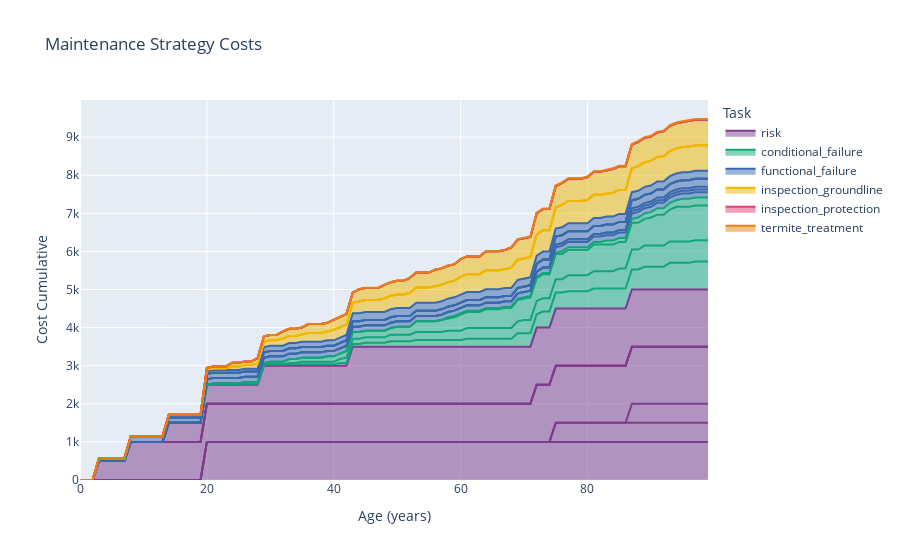

Source (notebook cell):
### Code cell
comp.units = model_units
comp.mc_timeline(t_end=t_end, n_iterations=n_iterations)
comp.expected_risk_cost_df()
comp.plot_ms()

### Figure 1 — Plotly figure (JSON) as saved in the notebook; plotly's stock layout.template omitted (floating-point values rounded to 4 significant figures)
{"data": [{"hovertemplate": "Task=risk<br>Failure Mode=termites<br>Age (years)=%{x}<br>Cost Cumulative=%{y}<extra></extra>", "legendgroup": "risk", "line": {"color": "rgb(127, 60, 141)"}, "mode": "lines", "name": "risk", "orientation": "v", "showlegend": true, "stackgroup": "1", "type": "scatter", "x": [0, 1, 2, 3, 4, 5, 6, 7, 8, 9, 10, 11, 12, 13, 14, 15, 16, 17, 18, 19, 20, 21, 22, 23, 24, 25, 26, 27, 28, 29, 30, 31, 32, 33, 34, 35, 36, 37, 38, 39, 40, 41, 42, 43, 44, 45, 46, 47, 48, 49, 50, 51, 52, 53, 54, 55, 56, 57, 58, 59, 60, 61, 62, 63, 64, 65, 66, 67, 68, 69, 70, 71, 72, 73, 74, 75, 76, 77, 78, 79, 80, 81, 82, 83, 84, 85, 86, 87, 88, 89, 90, 91, 92, 93, 94, 95, 96, 97, 98, 99], "xaxis": "x", "y": [0, 0, 0, 0, 0, 0, 0, 0, 0, 0, 0, 0, 0, 0, 0, 0, 0, 0, 0, 0, 1000, 1000, 1000, 1000, 1000, 1000, 1000, 1000, 1000, 1000, 1000, 1000, 1000, 1000, 1000, 1000, 1000, 1000, 1000, 1000, 1000, 1000, 1000, 1000, 1000, 1000, 1000, 1000, 1000, 1000, 1000, 1000, 1000, 1000, 1000, 1000, 1000, 1000, 1000, 1000, 1000, 1000, 1000, 1000, 1000, 1000, 1000, 1000, 1000, 1000, 1000, 1000, 1000, 1000, 1000, 1000, 1000, 1000, 1000, 1000, 1000, 1000, 1000, 1000, 1000, 1000, 1000, 1000, 1000, 1000, 1000, 1000, 1000, 1000, 1000, 1000, 1000, 1000, 1000, 1000], "yaxis": "y"}, {"hovertemplate": "Task=risk<br>Failure Mode=fungal decay | external<br>Age (years)=%{x}<br>Cost Cumulative=%{y}<extra></extra>", "legendgroup": "risk", "line": {"color": "rgb(127, 60, 141)"}, "mode": "lines", "name": "risk", "orientation": "v", "showlegend": false, "stackgroup": "1", "type": "scatter", "x": [0, 1, 2, 3, 4, 5, 6, 7, 8, 9, 10, 11, 12, 13, 14, 15, 16, 17, 18, 19, 20, 21, 22, 23, 24, 25, 26, 27, 28, 29, 30, 31, 32, 33, 34, 35, 36, 37, 38, 39, 40, 41, 42, 43, 44, 45, 46, 47, 48, 49, 50, 51, 52, 53, 54, 55, 56, 57, 58, 59, 60, 61, 62, 63, 64, 65, 66, 67, 68, 69, 70, 71, 72, 73, 74, 75, 76, 77, 78, 79, 80, 81, 82, 83, 84, 85, 86, 87, 88, 89, 90, 91, 92, 93, 94, 95, 96, 97, 98, 99], "xaxis": "x", "y": [0, 0, 0, 0, 0, 0, 0, 0, 0, 0, 0, 0, 0, 0, 0, 0, 0, 0, 0, 0, 0, 0, 0, 0, 0, 0, 0, 0, 0, 0, 0, 0, 0, 0, 0, 0, 0, 0, 0, 0, 0, 0, 0, 0, 0, 0, 0, 0, 0, 0, 0, 0, 0, 0, 0, 0, 0, 0, 0, 0, 0, 0, 0, 0, 0, 0, 0, 0, 0, 0, 0, 0, 0, 0, 0, 500, 500, 500, 500, 500, 500, 500, 500, 500, 500, 500, 500, 500, 500, 500, 500, 500, 500, 500, 500, 500, 500, 500, 500, 500], "yaxis": "y"}, {"hovertemplate": "Task=risk<br>Failure Mode=fungal decay | internal<br>Age (years)=%{x}<br>Cost Cumulative=%{y}<extra></extra>", "legendgroup": "risk", "line": {"color": "rgb(127, 60, 141)"}, "mode": "lines", "name": "risk", "orientation": "v", "showlegend": false, "stackgroup": "1", "type": "scatter", "x": [0, 1, 2, 3, 4, 5, 6, 7, 8, 9, 10, 11, 12, 13, 14, 15, 16, 17, 18, 19, 20, 21, 22, 23, 24, 25, 26, 27, 28, 29, 30, 31, 32, 33, 34, 35, 36, 37, 38, 39, 40, 41, 42, 43, 44, 45, 46, 47, 48, 49, 50, 51, 52, 53, 54, 55, 56, 57, 58, 59, 60, 61, 62, 63, 64, 65, 66, 67, 68, 69, 70, 71, 72, 73, 74, 75, 76, 77, 78, 79, 80, 81, 82, 83, 84, 85, 86, 87, 88, 89, 90, 91, 92, 93, 94, 95, 96, 97, 98, 99], "xaxis": "x", "y": [0, 0, 0, 0, 0, 0, 0, 0, 0, 0, 0, 0, 0, 0, 0, 0, 0, 0, 0, 0, 0, 0, 0, 0, 0, 0, 0, 0, 0, 0, 0, 0, 0, 0, 0, 0, 0, 0, 0, 0, 0, 0, 0, 0, 0, 0, 0, 0, 0, 0, 0, 0, 0, 0, 0, 0, 0, 0, 0, 0, 0, 0, 0, 0, 0, 0, 0, 0, 0, 0, 0, 0, 0, 0, 0, 0, 0, 0, 0, 0, 0, 0, 0, 0, 0, 0, 0, 500, 500, 500, 500, 500, 500, 500, 500, 500, 500, 500, 500, 500], "yaxis": "y"}, {"hovertemplate": "Task=risk<br>Failure Mode=lightning<br>Age (years)=%{x}<br>Cost Cumulative=%{y}<extra></extra>", "legendgroup": "risk", "line": {"color": "rgb(127, 60, 141)"}, "mode": "lines", "name": "risk", "orientation": "v", "showlegend": false, "stackgroup": "1", "type": "scatter", "x": [0, 1, 2, 3, 4, 5, 6, 7, 8, 9, 10, 11, 12, 13, 14, 15, 16, 17, 18, 19, 20, 21, 22, 23, 24, 25, 26, 27, 28, 29, 30, 31, 32, 33, 34, 35, 36, 37, 38, 39, 40, 41, 42, 43, 44, 45, 46, 47, 48, 49, 50, 51, 52, 53, 54, 55, 56, 57, 58, 59, 60, 61, 62, 63, 64, 65, 66, 67, 68, 69, 70, 71, 72, 73, 74, 75, 76, 77, 78, 79, 80, 81, 82, 83, 84, 85, 86, 87, 88, 89, 90, 91, 92, 93, 94, 95, 96, 97, 98, 99], "xaxis": "x", "y": [0, 0, 0, 500, 500, 500, 500, 500, 1000, 1000, 1000, 1000, 1000, 1000, 1000, 1000, 1000, 1000, 1000, 1000, 1000, 1000, 1000, 1000, 1000, 1000, 1000, 1000, 1000, 1000, 1000, 1000, 1000, 1000, 1000, 1000, 1000, 1000, 1000, 1000, 1000, 1000, 1000, 1000, 1000, 1000, 1000, 1000, 1000, 1000, 1000, 1000, 1000, 1000, 1000, 1000, 1000, 1000, 1000, 1000, 1000, 1000, 1000, 1000, 1000, 1000, 1000, 1000, 1000, 1000, 1000, 1000, 1500, 1500, 1500, 1500, 1500, 1500, 1500, 1500, 1500, 1500, 1500, 1500, 1500, 1500, 1500, 1500, 1500, 1500, 1500, 1500, 1500, 1500, 1500, 1500, 1500, 1500, 1500, 1500], "yaxis": "y"}, {"hovertemplate": "Task=risk<br>Failure Mode=weathering<br>Age (years)=%{x}<br>Cost Cumulative=%{y}<extra></extra>", "legendgroup": "risk", "line": {"color": "rgb(127, 60, 141)"}, "mode": "lines", "name": "risk", "orientation": "v", "showlegend": false, "stackgroup": "1", "type": "scatter", "x": [0, 1, 2, 3, 4, 5, 6, 7, 8, 9, 10, 11, 12, 13, 14, 15, 16, 17, 18, 19, 20, 21, 22, 23, 24, 25, 26, 27, 28, 29, 30, 31, 32, 33, 34, 35, 36, 37, 38, 39, 40, 41, 42, 43, 44, 45, 46, 47, 48, 49, 50, 51, 52, 53, 54, 55, 56, 57, 58, 59, 60, 61, 62, 63, 64, 65, 66, 67, 68, 69, 70, 71, 72, 73, 74, 75, 76, 77, 78, 79, 80, 81, 82, 83, 84, 85, 86, 87, 88, 89, 90, 91, 92, 93, 94, 95, 96, 97, 98, 99], "xaxis": "x", "y": [0, 0, 0, 0, 0, 0, 0, 0, 0, 0, 0, 0, 0, 0, 0, 0, 0, 0, 0, 0, 0, 0, 0, 0, 0, 0, 0, 0, 0, 0, 0, 0, 0, 0, 0, 0, 0, 0, 0, 0, 0, 0, 0, 0, 0, 0, 0, 0, 0, 0, 0, 0, 0, 0, 0, 0, 0, 0, 0, 0, 0, 0, 0, 0, 0, 0, 0, 0, 0, 0, 0, 0, 0, 0, 0, 0, 0, 0, 0, 0, 0, 0, 0, 0, 0, 0, 0, 0, 0, 0, 0, 0, 0, 0, 0, 0, 0, 0, 0, 0], "yaxis": "y"}, {"hovertemplate": "Task=risk<br>Failure Mode=fire_damage<br>Age (years)=%{x}<br>Cost Cumulative=%{y}<extra></extra>", "legendgroup": "risk", "line": {"color": "rgb(127, 60, 141)"}, "mode": "lines", "name": "risk", "orientation": "v", "showlegend": false, "stackgroup": "1", "type": "scatter", "x": [0, 1, 2, 3, 4, 5, 6, 7, 8, 9, 10, 11, 12, 13, 14, 15, 16, 17, 18, 19, 20, 21, 22, 23, 24, 25, 26, 27, 28, 29, 30, 31, 32, 33, 34, 35, 36, 37, 38, 39, 40, 41, 42, 43, 44, 45, 46, 47, 48, 49, 50, 51, 52, 53, 54, 55, 56, 57, 58, 59, 60, 61, 62, 63, 64, 65, 66, 67, 68, 69, 70, 71, 72, 73, 74, 75, 76, 77, 78, 79, 80, 81, 82, 83, 84, 85, 86, 87, 88, 89, 90, 91, 92, 93, 94, 95, 96, 97, 98, 99], "xaxis": "x", "y": [0, 0, 0, 0, 0, 0, 0, 0, 0, 0, 0, 0, 0, 0, 0, 0, 0, 0, 0, 0, 0, 0, 0, 0, 0, 0, 0, 0, 0, 0, 0, 0, 0, 0, 0, 0, 0, 0, 0, 0, 0, 0, 0, 0, 0, 0, 0, 0, 0, 0, 0, 0, 0, 0, 0, 0, 0, 0, 0, 0, 0, 0, 0, 0, 0, 0, 0, 0, 0, 0, 0, 0, 0, 0, 0, 0, 0, 0, 0, 0, 0, 0, 0, 0, 0, 0, 0, 0, 0, 0, 0, 0, 0, 0, 0, 0, 0, 0, 0, 0], "yaxis": "y"}, {"hovertemplate": "Task=risk<br>Failure Mode=impact<br>Age (years)=%{x}<br>Cost Cumulative=%{y}<extra></extra>", "legendgroup": "risk", "line": {"color": "rgb(127, 60, 141)"}, "mode": "lines", "name": "risk", "orientation": "v", "showlegend": false, "stackgroup": "1", "type": "scatter", "x": [0, 1, 2, 3, 4, 5, 6, 7, 8, 9, 10, 11, 12, 13, 14, 15, 16, 17, 18, 19, 20, 21, 22, 23, 24, 25, 26, 27, 28, 29, 30, 31, 32, 33, 34, 35, 36, 37, 38, 39, 40, 41, 42, 43, 44, 45, 46, 47, 48, 49, 50, 51, 52, 53, 54, 55, 56, 57, 58, 59, 60, 61, 62, 63, 64, 65, 66, 67, 68, 69, 70, 71, 72, 73, 74, 75, 76, 77, 78, 79, 80, 81, 82, 83, 84, 85, 86, 87, 88, 89, 90, 91, 92, 93, 94, 95, 96, 97, 98, 99], "xaxis": "x", "y": [0, 0, 0, 0, 0, 0, 0, 0, 0, 0, 0, 0, 0, 0, 500, 500, 500, 500, 500, 500, 500, 500, 500, 500, 500, 500, 500, 500, 500, 1000, 1000, 1000, 1000, 1000, 1000, 1000, 1000, 1000, 1000, 1000, 1000, 1000, 1000, 1500, 1500, 1500, 1500, 1500, 1500, 1500, 1500, 1500, 1500, 1500, 1500, 1500, 1500, 1500, 1500, 1500, 1500, 1500, 1500, 1500, 1500, 1500, 1500, 1500, 1500, 1500, 1500, 1500, 1500, 1500, 1500, 1500, 1500, 1500, 1500, 1500, 1500, 1500, 1500, 1500, 1500, 1500, 1500, 1500, 1500, 1500, 1500, 1500, 1500, 1500, 1500, 1500, 1500, 1500, 1500, 1500], "yaxis": "y"}, {"hovertemplate": "Task=conditional_failure<br>Failure Mode=termites<br>Age (years)=%{x}<br>Cost Cumulative=%{y}<extra></extra>", "legendgroup": "conditional_failure", "line": {"color": "rgb(17, 165, 121)"}, "mode": "lines", "name": "conditional_failure", "orientation": "v", "showlegend": true, "stackgroup": "1", "type": "scatter", "x": [0, 1, 2, 3, 4, 5, 6, 7, 8, 9, 10, 11, 12, 13, 14, 15, 16, 17, 18, 19, 20, 21, 22, 23, 24, 25, 26, 27, 28, 29, 30, 31, 32, 33, 34, 35, 36, 37, 38, 39, 40, 41, 42, 43, 44, 45, 46, 47, 48, 49, 50, 51, 52, 53, 54, 55, 56, 57, 58, 59, 60, 61, 62, 63, 64, 65, 66, 67, 68, 69, 70, 71, 72, 73, 74, 75, 76, 77, 78, 79, 80, 81, 82, 83, 84, 85, 86, 87, 88, 89, 90, 91, 92, 93, 94, 95, 96, 97, 98, 99], "xaxis": "x", "y": [0, 0, 0, 0, 0, 0, 0, 0, 0, 0, 0, 0, 0, 0, 0, 0, 0, 0, 0, 0, 0, 35, 35, 35, 35, 35, 35, 35, 35, 35, 35, 35, 35, 35, 35, 35, 35, 35, 35, 35, 35, 70, 70, 70, 70, 105, 105, 105, 105, 140, 140, 140, 140, 175, 175, 175, 175, 175, 175, 175, 175, 210, 210, 210, 210, 210, 210, 210, 210, 350, 350, 350, 350, 420, 420, 420, 420, 455, 455, 455, 455, 525, 525, 525, 525, 525, 525, 525, 525, 595, 595, 595, 595, 700, 700, 700, 700, 735, 735, 735], "yaxis": "y"}, {"hovertemplate": "Task=conditional_failure<br>Failure Mode=fungal decay | external<br>Age (years)=%{x}<br>Cost Cumulative=%{y}<extra></extra>", "legendgroup": "conditional_failure", "line": {"color": "rgb(17, 165, 121)"}, "mode": "lines", "name": "conditional_failure", "orientation": "v", "showlegend": false, "stackgroup": "1", "type": "scatter", "x": [0, 1, 2, 3, 4, 5, 6, 7, 8, 9, 10, 11, 12, 13, 14, 15, 16, 17, 18, 19, 20, 21, 22, 23, 24, 25, 26, 27, 28, 29, 30, 31, 32, 33, 34, 35, 36, 37, 38, 39, 40, 41, 42, 43, 44, 45, 46, 47, 48, 49, 50, 51, 52, 53, 54, 55, 56, 57, 58, 59, 60, 61, 62, 63, 64, 65, 66, 67, 68, 69, 70, 71, 72, 73, 74, 75, 76, 77, 78, 79, 80, 81, 82, 83, 84, 85, 86, 87, 88, 89, 90, 91, 92, 93, 94, 95, 96, 97, 98, 99], "xaxis": "x", "y": [0, 0, 0, 0, 0, 0, 0, 0, 0, 0, 0, 0, 0, 0, 0, 0, 0, 0, 0, 0, 0, 0, 0, 0, 0, 0, 0, 0, 0, 0, 0, 0, 0, 35, 35, 70, 70, 70, 70, 70, 70, 105, 140, 140, 140, 140, 140, 140, 140, 175, 175, 175, 175, 210, 210, 210, 210, 210, 245, 245, 245, 280, 280, 280, 280, 280, 280, 280, 280, 315, 350, 350, 350, 350, 350, 350, 350, 420, 420, 420, 420, 455, 455, 455, 455, 525, 525, 525, 525, 560, 560, 560, 560, 560, 560, 560, 560, 560, 560, 560], "yaxis": "y"}, {"hovertemplate": "Task=conditional_failure<br>Failure Mode=fungal decay | internal<br>Age (years)=%{x}<br>Cost Cumulative=%{y}<extra></extra>", "legendgroup": "conditional_failure", "line": {"color": "rgb(17, 165, 121)"}, "mode": "lines", "name": "conditional_failure", "orientation": "v", "showlegend": false, "stackgroup": "1", "type": "scatter", "x": [0, 1, 2, 3, 4, 5, 6, 7, 8, 9, 10, 11, 12, 13, 14, 15, 16, 17, 18, 19, 20, 21, 22, 23, 24, 25, 26, 27, 28, 29, 30, 31, 32, 33, 34, 35, 36, 37, 38, 39, 40, 41, 42, 43, 44, 45, 46, 47, 48, 49, 50, 51, 52, 53, 54, 55, 56, 57, 58, 59, 60, 61, 62, 63, 64, 65, 66, 67, 68, 69, 70, 71, 72, 73, 74, 75, 76, 77, 78, 79, 80, 81, 82, 83, 84, 85, 86, 87, 88, 89, 90, 91, 92, 93, 94, 95, 96, 97, 98, 99], "xaxis": "x", "y": [0, 0, 0, 0, 0, 0, 0, 0, 0, 0, 0, 0, 0, 0, 0, 0, 0, 0, 0, 0, 0, 0, 0, 0, 0, 0, 35, 35, 35, 35, 70, 70, 70, 105, 105, 105, 105, 105, 105, 140, 140, 140, 175, 175, 175, 175, 175, 175, 175, 175, 210, 210, 210, 280, 280, 280, 280, 315, 315, 350, 420, 420, 420, 420, 490, 490, 490, 525, 525, 560, 560, 595, 595, 630, 630, 665, 665, 665, 665, 665, 665, 700, 700, 700, 700, 700, 700, 700, 700, 700, 735, 805, 805, 840, 910, 910, 910, 910, 910, 910], "yaxis": "y"}, {"hovertemplate": "Task=conditional_failure<br>Failure Mode=weathering<br>Age (years)=%{x}<br>Cost Cumulative=%{y}<extra></extra>", "legendgroup": "conditional_failure", "line": {"color": "rgb(17, 165, 121)"}, "mode": "lines", "name": "conditional_failure", "orientation": "v", "showlegend": false, "stackgroup": "1", "type": "scatter", "x": [0, 1, 2, 3, 4, 5, 6, 7, 8, 9, 10, 11, 12, 13, 14, 15, 16, 17, 18, 19, 20, 21, 22, 23, 24, 25, 26, 27, 28, 29, 30, 31, 32, 33, 34, 35, 36, 37, 38, 39, 40, 41, 42, 43, 44, 45, 46, 47, 48, 49, 50, 51, 52, 53, 54, 55, 56, 57, 58, 59, 60, 61, 62, 63, 64, 65, 66, 67, 68, 69, 70, 71, 72, 73, 74, 75, 76, 77, 78, 79, 80, 81, 82, 83, 84, 85, 86, 87, 88, 89, 90, 91, 92, 93, 94, 95, 96, 97, 98, 99], "xaxis": "x", "y": [0, 0, 0, 0, 0, 0, 0, 0, 0, 0, 0, 0, 0, 0, 0, 0, 0, 0, 0, 0, 0, 0, 0, 0, 0, 0, 0, 0, 0, 0, 0, 0, 0, 0, 0, 0, 0, 0, 0, 0, 0, 0, 0, 0, 0, 0, 0, 0, 0, 0, 0, 0, 0, 0, 0, 0, 0, 0, 35, 35, 35, 35, 35, 35, 35, 35, 35, 35, 35, 35, 35, 35, 35, 35, 35, 35, 70, 70, 70, 70, 70, 70, 70, 105, 105, 105, 105, 105, 140, 140, 140, 175, 175, 175, 175, 210, 210, 210, 210, 210], "yaxis": "y"}, {"hovertemplate": "Task=functional_failure<br>Failure Mode=termites<br>Age (years)=%{x}<br>Cost Cumulative=%{y}<extra></extra>", "legendgroup": "functional_failure", "line": {"color": "rgb(57, 105, 172)"}, "mode": "lines", "name": "functional_failure", "orientation": "v", "showlegend": true, "stackgroup": "1", "type": "scatter", "x": [0, 1, 2, 3, 4, 5, 6, 7, 8, 9, 10, 11, 12, 13, 14, 15, 16, 17, 18, 19, 20, 21, 22, 23, 24, 25, 26, 27, 28, 29, 30, 31, 32, 33, 34, 35, 36, 37, 38, 39, 40, 41, 42, 43, 44, 45, 46, 47, 48, 49, 50, 51, 52, 53, 54, 55, 56, 57, 58, 59, 60, 61, 62, 63, 64, 65, 66, 67, 68, 69, 70, 71, 72, 73, 74, 75, 76, 77, 78, 79, 80, 81, 82, 83, 84, 85, 86, 87, 88, 89, 90, 91, 92, 93, 94, 95, 96, 97, 98, 99], "xaxis": "x", "y": [0, 0, 0, 0, 0, 0, 0, 0, 0, 0, 0, 0, 0, 0, 0, 0, 0, 0, 0, 0, 140, 140, 140, 140, 140, 140, 140, 140, 140, 140, 140, 140, 140, 140, 140, 140, 140, 140, 140, 140, 140, 140, 140, 140, 140, 140, 140, 140, 140, 140, 140, 140, 140, 140, 140, 140, 140, 140, 140, 140, 140, 140, 140, 140, 140, 140, 140, 140, 140, 140, 140, 140, 140, 140, 140, 140, 140, 140, 140, 140, 140, 140, 140, 140, 140, 140, 140, 140, 140, 140, 140, 140, 140, 140, 140, 140, 140, 140, 140, 140], "yaxis": "y"}, {"hovertemplate": "Task=functional_failure<br>Failure Mode=fungal decay | external<br>Age (years)=%{x}<br>Cost Cumulative=%{y}<extra></extra>", "legendgroup": "functional_failure", "line": {"color": "rgb(57, 105, 172)"}, "mode": "lines", "name": "functional_failure", "orientation": "v", "showlegend": false, "stackgroup": "1", "type": "scatter", "x": [0, 1, 2, 3, 4, 5, 6, 7, 8, 9, 10, 11, 12, 13, 14, 15, 16, 17, 18, 19, 20, 21, 22, 23, 24, 25, 26, 27, 28, 29, 30, 31, 32, 33, 34, 35, 36, 37, 38, 39, 40, 41, 42, 43, 44, 45, 46, 47, 48, 49, 50, 51, 52, 53, 54, 55, 56, 57, 58, 59, 60, 61, 62, 63, 64, 65, 66, 67, 68, 69, 70, 71, 72, 73, 74, 75, 76, 77, 78, 79, 80, 81, 82, 83, 84, 85, 86, 87, 88, 89, 90, 91, 92, 93, 94, 95, 96, 97, 98, 99], "xaxis": "x", "y": [0, 0, 0, 0, 0, 0, 0, 0, 0, 0, 0, 0, 0, 0, 0, 0, 0, 0, 0, 0, 0, 0, 0, 0, 0, 0, 0, 0, 0, 0, 0, 0, 0, 0, 0, 0, 0, 0, 0, 0, 0, 0, 0, 0, 0, 0, 0, 0, 0, 0, 0, 0, 0, 0, 0, 0, 0, 0, 0, 0, 0, 0, 0, 0, 0, 0, 0, 0, 0, 0, 0, 0, 0, 0, 0, 70, 70, 70, 70, 70, 70, 70, 70, 70, 70, 70, 70, 70, 70, 70, 70, 70, 70, 70, 70, 70, 70, 70, 70, 70], "yaxis": "y"}, {"hovertemplate": "Task=functional_failure<br>Failure Mode=fungal decay | internal<br>Age (years)=%{x}<br>Cost Cumulative=%{y}<extra></extra>", "legendgroup": "functional_failure", "line": {"color": "rgb(57, 105, 172)"}, "mode": "lines", "name": "functional_failure", "orientation": "v", "showlegend": false, "stackgroup": "1", "type": "scatter", "x": [0, 1, 2, 3, 4, 5, 6, 7, 8, 9, 10, 11, 12, 13, 14, 15, 16, 17, 18, 19, 20, 21, 22, 23, 24, 25, 26, 27, 28, 29, 30, 31, 32, 33, 34, 35, 36, 37, 38, 39, 40, 41, 42, 43, 44, 45, 46, 47, 48, 49, 50, 51, 52, 53, 54, 55, 56, 57, 58, 59, 60, 61, 62, 63, 64, 65, 66, 67, 68, 69, 70, 71, 72, 73, 74, 75, 76, 77, 78, 79, 80, 81, 82, 83, 84, 85, 86, 87, 88, 89, 90, 91, 92, 93, 94, 95, 96, 97, 98, 99], "xaxis": "x", "y": [0, 0, 0, 0, 0, 0, 0, 0, 0, 0, 0, 0, 0, 0, 0, 0, 0, 0, 0, 0, 0, 0, 0, 0, 0, 0, 0, 0, 0, 0, 0, 0, 0, 0, 0, 0, 0, 0, 0, 0, 0, 0, 0, 0, 0, 0, 0, 0, 0, 0, 0, 0, 0, 0, 0, 0, 0, 0, 0, 0, 0, 0, 0, 0, 0, 0, 0, 0, 0, 0, 0, 0, 0, 0, 0, 0, 0, 0, 0, 0, 0, 0, 0, 0, 0, 0, 0, 70, 70, 70, 70, 70, 70, 70, 70, 70, 70, 70, 70, 70], "yaxis": "y"}, {"hovertemplate": "Task=functional_failure<br>Failure Mode=lightning<br>Age (years)=%{x}<br>Cost Cumulative=%{y}<extra></extra>", "legendgroup": "functional_failure", "line": {"color": "rgb(57, 105, 172)"}, "mode": "lines", "name": "functional_failure", "orientation": "v", "showlegend": false, "stackgroup": "1", "type": "scatter", "x": [0, 1, 2, 3, 4, 5, 6, 7, 8, 9, 10, 11, 12, 13, 14, 15, 16, 17, 18, 19, 20, 21, 22, 23, 24, 25, 26, 27, 28, 29, 30, 31, 32, 33, 34, 35, 36, 37, 38, 39, 40, 41, 42, 43, 44, 45, 46, 47, 48, 49, 50, 51, 52, 53, 54, 55, 56, 57, 58, 59, 60, 61, 62, 63, 64, 65, 66, 67, 68, 69, 70, 71, 72, 73, 74, 75, 76, 77, 78, 79, 80, 81, 82, 83, 84, 85, 86, 87, 88, 89, 90, 91, 92, 93, 94, 95, 96, 97, 98, 99], "xaxis": "x", "y": [0, 0, 0, 70, 70, 70, 70, 70, 140, 140, 140, 140, 140, 140, 140, 140, 140, 140, 140, 140, 140, 140, 140, 140, 140, 140, 140, 140, 140, 140, 140, 140, 140, 140, 140, 140, 140, 140, 140, 140, 140, 140, 140, 140, 140, 140, 140, 140, 140, 140, 140, 140, 140, 140, 140, 140, 140, 140, 140, 140, 140, 140, 140, 140, 140, 140, 140, 140, 140, 140, 140, 140, 210, 210, 210, 210, 210, 210, 210, 210, 210, 210, 210, 210, 210, 210, 210, 210, 210, 210, 210, 210, 210, 210, 210, 210, 210, 210, 210, 210], "yaxis": "y"}, {"hovertemplate": "Task=functional_failure<br>Failure Mode=weathering<br>Age (years)=%{x}<br>Cost Cumulative=%{y}<extra></extra>", "legendgroup": "functional_failure", "line": {"color": "rgb(57, 105, 172)"}, "mode": "lines", "name": "functional_failure", "orientation": "v", "showlegend": false, "stackgroup": "1", "type": "scatter", "x": [0, 1, 2, 3, 4, 5, 6, 7, 8, 9, 10, 11, 12, 13, 14, 15, 16, 17, 18, 19, 20, 21, 22, 23, 24, 25, 26, 27, 28, 29, 30, 31, 32, 33, 34, 35, 36, 37, 38, 39, 40, 41, 42, 43, 44, 45, 46, 47, 48, 49, 50, 51, 52, 53, 54, 55, 56, 57, 58, 59, 60, 61, 62, 63, 64, 65, 66, 67, 68, 69, 70, 71, 72, 73, 74, 75, 76, 77, 78, 79, 80, 81, 82, 83, 84, 85, 86, 87, 88, 89, 90, 91, 92, 93, 94, 95, 96, 97, 98, 99], "xaxis": "x", "y": [0, 0, 0, 0, 0, 0, 0, 0, 0, 0, 0, 0, 0, 0, 0, 0, 0, 0, 0, 0, 0, 0, 0, 0, 0, 0, 0, 0, 0, 0, 0, 0, 0, 0, 0, 0, 0, 0, 0, 0, 0, 0, 0, 0, 0, 0, 0, 0, 0, 0, 0, 0, 0, 0, 0, 0, 0, 0, 0, 0, 0, 0, 0, 0, 0, 0, 0, 0, 0, 0, 0, 0, 0, 0, 0, 0, 0, 0, 0, 0, 0, 0, 0, 0, 0, 0, 0, 0, 0, 0, 0, 0, 0, 0, 0, 0, 0, 0, 0, 0], "yaxis": "y"}, {"hovertemplate": "Task=functional_failure<br>Failure Mode=fire_damage<br>Age (years)=%{x}<br>Cost Cumulative=%{y}<extra></extra>", "legendgroup": "functional_failure", "line": {"color": "rgb(57, 105, 172)"}, "mode": "lines", "name": "functional_failure", "orientation": "v", "showlegend": false, "stackgroup": "1", "type": "scatter", "x": [0, 1, 2, 3, 4, 5, 6, 7, 8, 9, 10, 11, 12, 13, 14, 15, 16, 17, 18, 19, 20, 21, 22, 23, 24, 25, 26, 27, 28, 29, 30, 31, 32, 33, 34, 35, 36, 37, 38, 39, 40, 41, 42, 43, 44, 45, 46, 47, 48, 49, 50, 51, 52, 53, 54, 55, 56, 57, 58, 59, 60, 61, 62, 63, 64, 65, 66, 67, 68, 69, 70, 71, 72, 73, 74, 75, 76, 77, 78, 79, 80, 81, 82, 83, 84, 85, 86, 87, 88, 89, 90, 91, 92, 93, 94, 95, 96, 97, 98, 99], "xaxis": "x", "y": [0, 0, 0, 0, 0, 0, 0, 0, 0, 0, 0, 0, 0, 0, 0, 0, 0, 0, 0, 0, 0, 0, 0, 0, 0, 0, 0, 0, 0, 0, 0, 0, 0, 0, 0, 0, 0, 0, 0, 0, 0, 0, 0, 0, 0, 0, 0, 0, 0, 0, 0, 0, 0, 0, 0, 0, 0, 0, 0, 0, 0, 0, 0, 0, 0, 0, 0, 0, 0, 0, 0, 0, 0, 0, 0, 0, 0, 0, 0, 0, 0, 0, 0, 0, 0, 0, 0, 0, 0, 0, 0, 0, 0, 0, 0, 0, 0, 0, 0, 0], "yaxis": "y"}, {"hovertemplate": "Task=functional_failure<br>Failure Mode=impact<br>Age (years)=%{x}<br>Cost Cumulative=%{y}<extra></extra>", "legendgroup": "functional_failure", "line": {"color": "rgb(57, 105, 172)"}, "mode": "lines", "name": "functional_failure", "orientation": "v", "showlegend": false, "stackgroup": "1", "type": "scatter", "x": [0, 1, 2, 3, 4, 5, 6, 7, 8, 9, 10, 11, 12, 13, 14, 15, 16, 17, 18, 19, 20, 21, 22, 23, 24, 25, 26, 27, 28, 29, 30, 31, 32, 33, 34, 35, 36, 37, 38, 39, 40, 41, 42, 43, 44, 45, 46, 47, 48, 49, 50, 51, 52, 53, 54, 55, 56, 57, 58, 59, 60, 61, 62, 63, 64, 65, 66, 67, 68, 69, 70, 71, 72, 73, 74, 75, 76, 77, 78, 79, 80, 81, 82, 83, 84, 85, 86, 87, 88, 89, 90, 91, 92, 93, 94, 95, 96, 97, 98, 99], "xaxis": "x", "y": [0, 0, 0, 0, 0, 0, 0, 0, 0, 0, 0, 0, 0, 0, 70, 70, 70, 70, 70, 70, 70, 70, 70, 70, 70, 70, 70, 70, 70, 140, 140, 140, 140, 140, 140, 140, 140, 140, 140, 140, 140, 140, 140, 210, 210, 210, 210, 210, 210, 210, 210, 210, 210, 210, 210, 210, 210, 210, 210, 210, 210, 210, 210, 210, 210, 210, 210, 210, 210, 210, 210, 210, 210, 210, 210, 210, 210, 210, 210, 210, 210, 210, 210, 210, 210, 210, 210, 210, 210, 210, 210, 210, 210, 210, 210, 210, 210, 210, 210, 210], "yaxis": "y"}, {"hovertemplate": "Task=inspection_groundline<br>Failure Mode=termites<br>Age (years)=%{x}<br>Cost Cumulative=%{y}<extra></extra>", "legendgroup": "inspection_groundline", "line": {"color": "rgb(242, 183, 1)"}, "mode": "lines", "name": "inspection_groundline", "orientation": "v", "showlegend": true, "stackgroup": "1", "type": "scatter", "x": [0, 1, 2, 3, 4, 5, 6, 7, 8, 9, 10, 11, 12, 13, 14, 15, 16, 17, 18, 19, 20, 21, 22, 23, 24, 25, 26, 27, 28, 29, 30, 31, 32, 33, 34, 35, 36, 37, 38, 39, 40, 41, 42, 43, 44, 45, 46, 47, 48, 49, 50, 51, 52, 53, 54, 55, 56, 57, 58, 59, 60, 61, 62, 63, 64, 65, 66, 67, 68, 69, 70, 71, 72, 73, 74, 75, 76, 77, 78, 79, 80, 81, 82, 83, 84, 85, 86, 87, 88, 89, 90, 91, 92, 93, 94, 95, 96, 97, 98, 99], "xaxis": "x", "y": [0, 0, 0, 0, 0, 0, 0, 0, 0, 0, 0, 0, 0, 0, 0, 0, 0, 0, 0, 0, 48.5, 48.5, 48.5, 48.5, 95.5, 95.5, 95.5, 95.5, 142, 142, 142, 142, 187.5, 187.5, 187.5, 187.5, 231.5, 231.5, 231.5, 231.5, 275, 275, 275, 275, 316, 316, 316, 316, 356.5, 356.5, 356.5, 356.5, 395.5, 395.5, 395.5, 395.5, 432.5, 432.5, 432.5, 432.5, 467.5, 467.5, 467.5, 467.5, 500.5, 500.5, 500.5, 500.5, 532, 532, 532, 532, 559.5, 559.5, 559.5, 559.5, 584, 584, 584, 584, 606.5, 606.5, 606.5, 606.5, 626.5, 626.5, 626.5, 626.5, 645, 645, 645, 645, 659.5, 659.5, 659.5, 659.5, 670.5, 670.5, 670.5, 670.5], "yaxis": "y"}, {"hovertemplate": "Task=inspection_groundline<br>Failure Mode=fungal decay | external<br>Age (years)=%{x}<br>Cost Cumulative=%{y}<extra></extra>", "legendgroup": "inspection_groundline", "line": {"color": "rgb(242, 183, 1)"}, "mode": "lines", "name": "inspection_groundline", "orientation": "v", "showlegend": false, "stackgroup": "1", "type": "scatter", "x": [0, 1, 2, 3, 4, 5, 6, 7, 8, 9, 10, 11, 12, 13, 14, 15, 16, 17, 18, 19, 20, 21, 22, 23, 24, 25, 26, 27, 28, 29, 30, 31, 32, 33, 34, 35, 36, 37, 38, 39, 40, 41, 42, 43, 44, 45, 46, 47, 48, 49, 50, 51, 52, 53, 54, 55, 56, 57, 58, 59, 60, 61, 62, 63, 64, 65, 66, 67, 68, 69, 70, 71, 72, 73, 74, 75, 76, 77, 78, 79, 80, 81, 82, 83, 84, 85, 86, 87, 88, 89, 90, 91, 92, 93, 94, 95, 96, 97, 98, 99], "xaxis": "x", "y": [0, 0, 0, 0, 0, 0, 0, 0, 0, 0, 0, 0, 0, 0, 0, 0, 0, 0, 0, 0, 0, 0, 0, 0, 0, 0, 0, 0, 0, 0, 0, 0, 0, 0, 0, 0, 0, 0, 0, 0, 0, 0, 0, 0, 0, 0, 0, 0, 0, 0, 0, 0, 0, 0, 0, 0, 0, 0, 0, 0, 0, 0, 0, 0, 0, 0, 0, 0, 0, 0, 0, 0, 0, 0, 0, 0, 0, 0, 0, 0, 0, 0, 0, 0, 0, 0, 0, 0, 0, 0, 0, 0, 0, 0, 0, 0, 0, 0, 0, 0], "yaxis": "y"}, {"hovertemplate": "Task=inspection_groundline<br>Failure Mode=fungal decay | internal<br>Age (years)=%{x}<br>Cost Cumulative=%{y}<extra></extra>", "legendgroup": "inspection_groundline", "line": {"color": "rgb(242, 183, 1)"}, "mode": "lines", "name": "inspection_groundline", "orientation": "v", "showlegend": false, "stackgroup": "1", "type": "scatter", "x": [0, 1, 2, 3, 4, 5, 6, 7, 8, 9, 10, 11, 12, 13, 14, 15, 16, 17, 18, 19, 20, 21, 22, 23, 24, 25, 26, 27, 28, 29, 30, 31, 32, 33, 34, 35, 36, 37, 38, 39, 40, 41, 42, 43, 44, 45, 46, 47, 48, 49, 50, 51, 52, 53, 54, 55, 56, 57, 58, 59, 60, 61, 62, 63, 64, 65, 66, 67, 68, 69, 70, 71, 72, 73, 74, 75, 76, 77, 78, 79, 80, 81, 82, 83, 84, 85, 86, 87, 88, 89, 90, 91, 92, 93, 94, 95, 96, 97, 98, 99], "xaxis": "x", "y": [0, 0, 0, 0, 0, 0, 0, 0, 0, 0, 0, 0, 0, 0, 0, 0, 0, 0, 0, 0, 0, 0, 0, 0, 0, 0, 0, 0, 0, 0, 0, 0, 0, 0, 0, 0, 0, 0, 0, 0, 0, 0, 0, 0, 0, 0, 0, 0, 0, 0, 0, 0, 0, 0, 0, 0, 0, 0, 0, 0, 0, 0, 0, 0, 0, 0, 0, 0, 0, 0, 0, 0, 0, 0, 0, 0, 0, 0, 0, 0, 0, 0, 0, 0, 0, 0, 0, 0, 0, 0, 0, 0, 0, 0, 0, 0, 0, 0, 0, 0], "yaxis": "y"}, {"hovertemplate": "Task=inspection_groundline<br>Failure Mode=lightning<br>Age (years)=%{x}<br>Cost Cumulative=%{y}<extra></extra>", "legendgroup": "inspection_groundline", "line": {"color": "rgb(242, 183, 1)"}, "mode": "lines", "name": "inspection_groundline", "orientation": "v", "showlegend": false, "stackgroup": "1", "type": "scatter", "x": [0, 1, 2, 3, 4, 5, 6, 7, 8, 9, 10, 11, 12, 13, 14, 15, 16, 17, 18, 19, 20, 21, 22, 23, 24, 25, 26, 27, 28, 29, 30, 31, 32, 33, 34, 35, 36, 37, 38, 39, 40, 41, 42, 43, 44, 45, 46, 47, 48, 49, 50, 51, 52, 53, 54, 55, 56, 57, 58, 59, 60, 61, 62, 63, 64, 65, 66, 67, 68, 69, 70, 71, 72, 73, 74, 75, 76, 77, 78, 79, 80, 81, 82, 83, 84, 85, 86, 87, 88, 89, 90, 91, 92, 93, 94, 95, 96, 97, 98, 99], "xaxis": "x", "y": [0, 0, 0, 0, 0, 0, 0, 0, 0, 0, 0, 0, 0, 0, 0, 0, 0, 0, 0, 0, 0, 0, 0, 0, 0, 0, 0, 0, 0, 0, 0, 0, 0, 0, 0, 0, 0, 0, 0, 0, 0, 0, 0, 0, 0, 0, 0, 0, 0, 0, 0, 0, 0, 0, 0, 0, 0, 0, 0, 0, 0, 0, 0, 0, 0, 0, 0, 0, 0, 0, 0, 0, 0, 0, 0, 0, 0, 0, 0, 0, 0, 0, 0, 0, 0, 0, 0, 0, 0, 0, 0, 0, 0, 0, 0, 0, 0, 0, 0, 0], "yaxis": "y"}, {"hovertemplate": "Task=inspection_groundline<br>Failure Mode=weathering<br>Age (years)=%{x}<br>Cost Cumulative=%{y}<extra></extra>", "legendgroup": "inspection_groundline", "line": {"color": "rgb(242, 183, 1)"}, "mode": "lines", "name": "inspection_groundline", "orientation": "v", "showlegend": false, "stackgroup": "1", "type": "scatter", "x": [0, 1, 2, 3, 4, 5, 6, 7, 8, 9, 10, 11, 12, 13, 14, 15, 16, 17, 18, 19, 20, 21, 22, 23, 24, 25, 26, 27, 28, 29, 30, 31, 32, 33, 34, 35, 36, 37, 38, 39, 40, 41, 42, 43, 44, 45, 46, 47, 48, 49, 50, 51, 52, 53, 54, 55, 56, 57, 58, 59, 60, 61, 62, 63, 64, 65, 66, 67, 68, 69, 70, 71, 72, 73, 74, 75, 76, 77, 78, 79, 80, 81, 82, 83, 84, 85, 86, 87, 88, 89, 90, 91, 92, 93, 94, 95, 96, 97, 98, 99], "xaxis": "x", "y": [0, 0, 0, 0, 0, 0, 0, 0, 0, 0, 0, 0, 0, 0, 0, 0, 0, 0, 0, 0, 47.5, 47.5, 47.5, 47.5, 94.5, 94.5, 94.5, 94.5, 141, 141, 141, 141, 186.5, 186.5, 186.5, 186.5, 230.5, 230.5, 230.5, 230.5, 274, 274, 274, 274, 315, 315, 315, 315, 355.5, 355.5, 355.5, 355.5, 394.5, 394.5, 394.5, 394.5, 431.5, 431.5, 431.5, 431.5, 465.5, 465.5, 465.5, 465.5, 497.5, 497.5, 497.5, 497.5, 529, 529, 529, 529, 556, 556, 556, 556, 580.5, 580.5, 580.5, 580.5, 603, 603, 603, 603, 623, 623, 623, 623, 641.5, 641.5, 641.5, 641.5, 656, 656, 656, 656, 667, 667, 667, 667], "yaxis": "y"}, {"hovertemplate": "Task=inspection_protection<br>Failure Mode=lightning<br>Age (years)=%{x}<br>Cost Cumulative=%{y}<extra></extra>", "legendgroup": "inspection_protection", "line": {"color": "rgb(231, 63, 116)"}, "mode": "lines", "name": "inspection_protection", "orientation": "v", "showlegend": true, "stackgroup": "1", "type": "scatter", "x": [0, 1, 2, 3, 4, 5, 6, 7, 8, 9, 10, 11, 12, 13, 14, 15, 16, 17, 18, 19, 20, 21, 22, 23, 24, 25, 26, 27, 28, 29, 30, 31, 32, 33, 34, 35, 36, 37, 38, 39, 40, 41, 42, 43, 44, 45, 46, 47, 48, 49, 50, 51, 52, 53, 54, 55, 56, 57, 58, 59, 60, 61, 62, 63, 64, 65, 66, 67, 68, 69, 70, 71, 72, 73, 74, 75, 76, 77, 78, 79, 80, 81, 82, 83, 84, 85, 86, 87, 88, 89, 90, 91, 92, 93, 94, 95, 96, 97, 98, 99], "xaxis": "x", "y": [0, 0, 0, 0, 0, 0, 0, 0, 0, 0, 0, 0, 0, 0, 0, 0, 0, 0, 0, 0, 0, 0, 0, 0, 0, 0, 0, 0, 0, 0, 0, 0, 0, 0, 0, 0, 0, 0, 0, 0, 0, 0, 0, 0, 0, 0, 0, 0, 0, 0, 0, 0, 0, 0, 0, 0, 0, 0, 0, 0, 0, 0, 0, 0, 0, 0, 0, 0, 0, 0, 0, 0, 0, 0, 0, 0, 0, 0, 0, 0, 0, 0, 0, 0, 0, 0, 0, 0, 0, 0, 0, 0, 0, 0, 0, 0, 0, 0, 0, 0], "yaxis": "y"}, {"hovertemplate": "Task=inspection_protection<br>Failure Mode=fire_damage<br>Age (years)=%{x}<br>Cost Cumulative=%{y}<extra></extra>", "legendgroup": "inspection_protection", "line": {"color": "rgb(231, 63, 116)"}, "mode": "lines", "name": "inspection_protection", "orientation": "v", "showlegend": false, "stackgroup": "1", "type": "scatter", "x": [0, 1, 2, 3, 4, 5, 6, 7, 8, 9, 10, 11, 12, 13, 14, 15, 16, 17, 18, 19, 20, 21, 22, 23, 24, 25, 26, 27, 28, 29, 30, 31, 32, 33, 34, 35, 36, 37, 38, 39, 40, 41, 42, 43, 44, 45, 46, 47, 48, 49, 50, 51, 52, 53, 54, 55, 56, 57, 58, 59, 60, 61, 62, 63, 64, 65, 66, 67, 68, 69, 70, 71, 72, 73, 74, 75, 76, 77, 78, 79, 80, 81, 82, 83, 84, 85, 86, 87, 88, 89, 90, 91, 92, 93, 94, 95, 96, 97, 98, 99], "xaxis": "x", "y": [0, 0, 0, 0, 0, 0, 0, 0, 0, 0, 0, 0, 0, 0, 0, 0, 0, 0, 0, 0, 0, 0, 0, 0, 0, 0, 0, 0, 0, 0, 0, 0, 0, 0, 0, 0, 0, 0, 0, 0, 0, 0, 0, 0, 0, 0, 0, 0, 0, 0, 0, 0, 0, 0, 0, 0, 0, 0, 0, 0, 0, 0, 0, 0, 0, 0, 0, 0, 0, 0, 0, 0, 0, 0, 0, 0, 0, 0, 0, 0, 0, 0, 0, 0, 0, 0, 0, 0, 0, 0, 0, 0, 0, 0, 0, 0, 0, 0, 0, 0], "yaxis": "y"}, {"hovertemplate": "Task=inspection_protection<br>Failure Mode=impact<br>Age (years)=%{x}<br>Cost Cumulative=%{y}<extra></extra>", "legendgroup": "inspection_protection", "line": {"color": "rgb(231, 63, 116)"}, "mode": "lines", "name": "inspection_protection", "orientation": "v", "showlegend": false, "stackgroup": "1", "type": "scatter", "x": [0, 1, 2, 3, 4, 5, 6, 7, 8, 9, 10, 11, 12, 13, 14, 15, 16, 17, 18, 19, 20, 21, 22, 23, 24, 25, 26, 27, 28, 29, 30, 31, 32, 33, 34, 35, 36, 37, 38, 39, 40, 41, 42, 43, 44, 45, 46, 47, 48, 49, 50, 51, 52, 53, 54, 55, 56, 57, 58, 59, 60, 61, 62, 63, 64, 65, 66, 67, 68, 69, 70, 71, 72, 73, 74, 75, 76, 77, 78, 79, 80, 81, 82, 83, 84, 85, 86, 87, 88, 89, 90, 91, 92, 93, 94, 95, 96, 97, 98, 99], "xaxis": "x", "y": [0, 0, 0, 0, 0, 0, 0, 0, 0, 0, 0, 0, 0, 0, 0, 0, 0, 0, 0, 0, 0, 0, 0, 0, 0, 0, 0, 0, 0, 0, 0, 0, 0, 0, 0, 0, 0, 0, 0, 0, 0, 0, 0, 0, 0, 0, 0, 0, 0, 0, 0, 0, 0, 0, 0, 0, 0, 0, 0, 0, 0, 0, 0, 0, 0, 0, 0, 0, 0, 0, 0, 0, 0, 0, 0, 0, 0, 0, 0, 0, 0, 0, 0, 0, 0, 0, 0, 0, 0, 0, 0, 0, 0, 0, 0, 0, 0, 0, 0, 0], "yaxis": "y"}, {"hovertemplate": "Task=termite_treatment<br>Failure Mode=termites<br>Age (years)=%{x}<br>Cost Cumulative=%{y}<extra></extra>", "legendgroup": "termite_treatment", "line": {"color": "rgb(230, 131, 16)"}, "mode": "lines", "name": "termite_treatment", "orientation": "v", "showlegend": true, "stackgroup": "1", "type": "scatter", "x": [0, 1, 2, 3, 4, 5, 6, 7, 8, 9, 10, 11, 12, 13, 14, 15, 16, 17, 18, 19, 20, 21, 22, 23, 24, 25, 26, 27, 28, 29, 30, 31, 32, 33, 34, 35, 36, 37, 38, 39, 40, 41, 42, 43, 44, 45, 46, 47, 48, 49, 50, 51, 52, 53, 54, 55, 56, 57, 58, 59, 60, 61, 62, 63, 64, 65, 66, 67, 68, 69, 70, 71, 72, 73, 74, 75, 76, 77, 78, 79, 80, 81, 82, 83, 84, 85, 86, 87, 88, 89, 90, 91, 92, 93, 94, 95, 96, 97, 98, 99], "xaxis": "x", "y": [0, 0, 0, 0, 0, 0, 0, 0, 0, 0, 0, 0, 0, 0, 0, 0, 0, 0, 0, 0, 0, 1, 1, 1, 1, 1, 1, 1, 1, 1, 1, 1, 1, 1, 1, 1, 1, 1, 1, 1, 1, 2, 2, 2, 2, 4, 4, 4, 4, 5, 5, 5, 5, 6, 6, 6, 6, 6, 6, 6, 6, 7, 7, 7, 7, 7, 7, 7, 7, 11, 11, 11, 11, 13, 13, 13, 13, 15, 15, 15, 15, 17, 17, 17, 17, 17, 17, 17, 17, 19, 19, 19, 19, 22, 22, 22, 22, 23, 23, 23], "yaxis": "y"}], "layout": {"legend": {"title": {"text": "Task"}, "tracegroupgap": 0}, "title": {"text": "Maintenance Strategy Costs"}, "xaxis": {"anchor": "y", "automargin": true, "domain": [0, 1], "title": {"text": "Age (years)"}}, "yaxis": {"anchor": "x", "automargin": true, "domain": [0, 1], "title": {"text": "Cost Cumulative"}}}}
